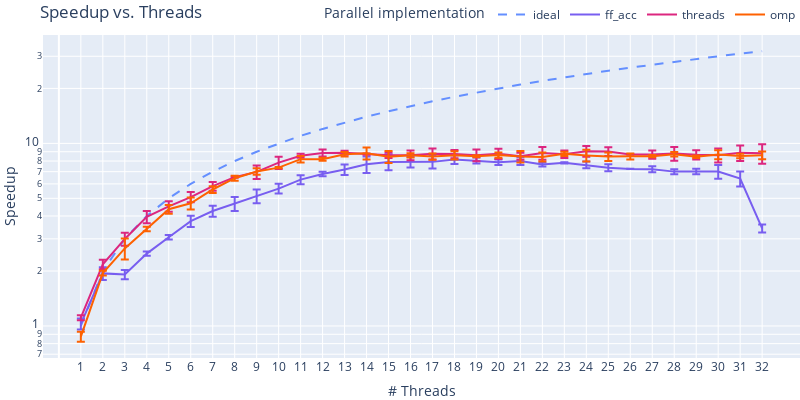

This figure's notebook cell:
### Markdown cell above
## Metrics

### Code cell
plot_metrics(y="speedup", title="Speedup vs. Threads", xtitle="# Threads", ytitle="Speedup")

### Figure 1 — Plotly figure (JSON) as saved in the notebook; plotly's stock layout.template omitted (floating-point values rounded to 4 significant figures)
{"data": [{"line": {"color": "#648FFF", "dash": "dash"}, "marker": {"size": 8, "symbol": "circle"}, "name": "ideal", "type": "scatter", "x": [1, 2, 3, 4, 5, 6, 7, 8, 9, 10, 11, 12, 13, 14, 15, 16, 17, 18, 19, 20, 21, 22, 23, 24, 25, 26, 27, 28, 29, 30, 31, 32], "y": [1, 2, 3, 4, 5, 6, 7, 8, 9, 10, 11, 12, 13, 14, 15, 16, 17, 18, 19, 20, 21, 22, 23, 24, 25, 26, 27, 28, 29, 30, 31, 32]}, {"error_y": {"array": [0.07024, 0.1539, 0.1115, 0.06928, 0.08737, 0.2615, 0.2944, 0.4124, 0.4506, 0.347, 0.3667, 0.2022, 0.479, 0.7873, 0.7935, 0.5437, 0.6353, 0.4454, 0.3066, 0.273, 0.3897, 0.1966, 0.0611, 0.3239, 0.3143, 0.01155, 0.265, 0.2201, 0.2401, 0.6126, 0.6054, 0.1739], "type": "data", "visible": true}, "line": {"color": "#785EF0"}, "marker": {"size": 8, "symbol": "square"}, "mode": "lines", "name": "ff_acc", "type": "scatter", "x": [1, 2, 3, 4, 5, 6, 7, 8, 9, 10, 11, 12, 13, 14, 15, 16, 17, 18, 19, 20, 21, 22, 23, 24, 25, 26, 27, 28, 29, 30, 31, 32], "y": [1.027, 1.94, 1.913, 2.49, 3.063, 3.75, 4.26, 4.67, 5.143, 5.653, 6.333, 6.8, 7.187, 7.68, 7.913, 7.91, 7.92, 8.16, 8.057, 7.883, 8, 7.663, 7.823, 7.623, 7.36, 7.243, 7.223, 7.003, 7.023, 7.01, 6.417, 3.423]}, {"error_y": {"array": [0.03464, 0.1301, 0.2479, 0.3055, 0.2951, 0.3274, 0.3235, 0.04583, 0.5956, 0.6001, 0.2157, 0.401, 0.2272, 0.05859, 0.2893, 0.5314, 0.6129, 0.4562, 0.6391, 0.567, 0.3774, 0.7015, 0.4128, 0.6023, 0.4922, 0.02082, 0.4524, 0.7572, 0.5012, 0.7642, 0.8631, 1.081], "type": "data", "visible": true}, "line": {"color": "#DC267F"}, "marker": {"size": 8, "symbol": "x"}, "mode": "lines", "name": "threads", "type": "scatter", "x": [1, 2, 3, 4, 5, 6, 7, 8, 9, 10, 11, 12, 13, 14, 15, 16, 17, 18, 19, 20, 21, 22, 23, 24, 25, 26, 27, 28, 29, 30, 31, 32], "y": [1.11, 2.177, 2.997, 3.957, 4.52, 5.08, 5.827, 6.53, 6.98, 7.843, 8.553, 8.863, 8.89, 8.733, 8.61, 8.603, 8.77, 8.743, 8.62, 8.777, 8.507, 8.843, 8.727, 9.06, 9.033, 8.693, 8.683, 8.793, 8.66, 8.617, 8.877, 8.82]}, {"error_y": {"array": [0.05508, 0.06028, 0.35, 0.09452, 0.2376, 0.3523, 0.239, 0.1973, 0.2836, 0.05132, 0.3415, 0.1474, 0.247, 0.6643, 0.6473, 0.2272, 0.3265, 0.4474, 0.1185, 0.2955, 0.6108, 0.4761, 0.2343, 0.6352, 0.4441, 0.3219, 0.121, 0.2406, 0.1345, 0.5012, 0.2458, 0.4236], "type": "data", "visible": true}, "line": {"color": "#FE6100"}, "marker": {"size": 8, "symbol": "diamond"}, "mode": "lines", "name": "omp", "type": "scatter", "x": [1, 2, 3, 4, 5, 6, 7, 8, 9, 10, 11, 12, 13, 14, 15, 16, 17, 18, 19, 20, 21, 22, 23, 24, 25, 26, 27, 28, 29, 30, 31, 32], "y": [0.8733, 1.947, 2.66, 3.397, 4.357, 4.697, 5.59, 6.447, 7.013, 7.367, 8.197, 8.187, 8.723, 8.823, 8.447, 8.6, 8.463, 8.597, 8.503, 8.63, 8.477, 8.427, 8.77, 8.593, 8.463, 8.49, 8.513, 8.72, 8.46, 8.68, 8.54, 8.613]}], "layout": {"height": 400, "legend": {"orientation": "h", "title": {"text": "Parallel implementation"}, "x": 1, "xanchor": "right", "y": 1.02, "yanchor": "bottom"}, "margin": {"b": 0, "l": 0, "r": 0, "t": 0}, "title": {"text": "Speedup vs. Threads"}, "width": 800, "xaxis": {"tickmode": "array", "tickvals": [1, 2, 3, 4, 5, 6, 7, 8, 9, 10, 11, 12, 13, 14, 15, 16, 17, 18, 19, 20, 21, 22, 23, 24, 25, 26, 27, 28, 29, 30, 31, 32], "title": {"text": "# Threads"}}, "yaxis": {"title": {"text": "Speedup"}, "type": "log"}}}
